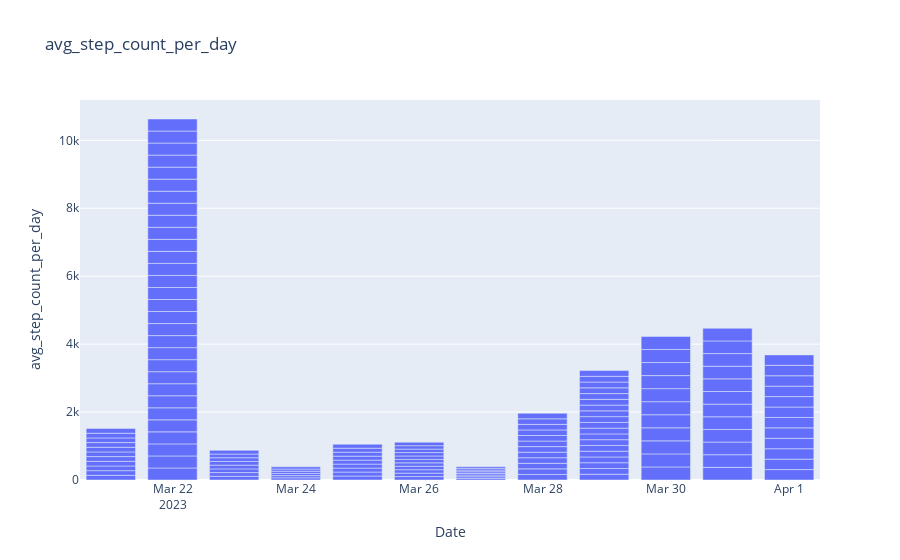

Write notebook code for a chart like this one.
### Code cell
fig3 = px.bar(data,x=data['Date'],y='avg_step_count_per_day',title='avg_step_count_per_day')

fig3.show()

### Figure 1 — Plotly figure (JSON) as saved in the notebook; plotly's stock layout.template omitted (floating-point values rounded to 4 significant figures; data arrays with more than 128 entries replaced by an {"elided": "..."} marker saying what was removed)
{"data": [{"alignmentgroup": "True", "hovertemplate": "Date=%{x}<br>avg_step_count_per_day=%{y}<extra></extra>", "legendgroup": "", "marker": {"color": "#636efa", "pattern": {"shape": ""}}, "name": "", "offsetgroup": "", "orientation": "v", "showlegend": false, "textposition": "auto", "type": "bar", "x": {"elided": "149 str values"}, "xaxis": "x", "y": {"elided": "149 float values"}, "yaxis": "y"}], "layout": {"barmode": "relative", "legend": {"tracegroupgap": 0}, "title": {"text": "avg_step_count_per_day"}, "xaxis": {"anchor": "y", "domain": [0, 1], "title": {"text": "Date"}}, "yaxis": {"anchor": "x", "domain": [0, 1], "title": {"text": "avg_step_count_per_day"}}}}
